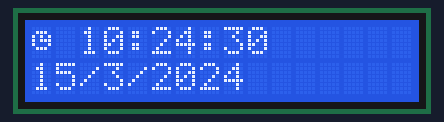
The sketch below on a simulated Arduino Uno, built with avr-gcc and run on an emulated ATmega328P. On the bench: 16×2 character LCD. The local clock reads 2024-03-15 10:24:30 at power-on unless the sketch sets it.

Above: at 0.2 s.
At 4.3 s:
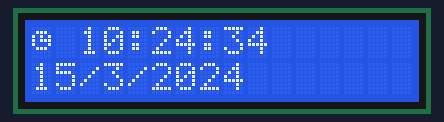
At 9.4 s:
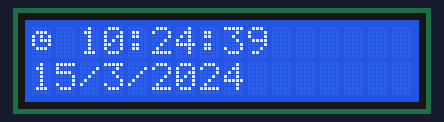
At 18.6 s:
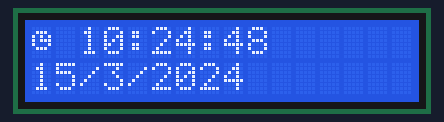
At 27.8 s:
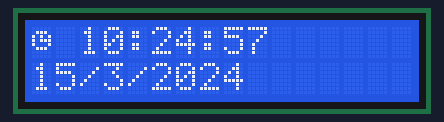
At 38.0 s:
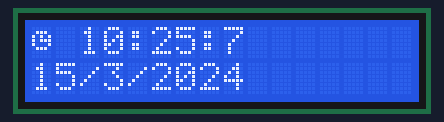

The sketch:

lcdRTC7Jan19.ino
```cpp
//RTC library link: https://github.com/jcw/rtclib
//LCD I2C library link: http://www.dfrobot.com/wiki/index.php/I2C/TWI_LCD1602_Module_(Gadgeteer_Compatible)_(SKU:_DFR0063)

#include <Wire.h>
#include <LiquidCrystal_I2C.h>
#include <RTClib.h>

#if defined(ARDUINO) && ARDUINO >= 100
#define printByte(args)  write(args);
#else
#define printByte(args)  print(args,BYTE);
#endif

uint8_t clock[8] = {0x0,0xe,0x15,0x17,0x11,0xe,0x0};


RTC_DS1307 RTC;
LiquidCrystal_I2C lcd(0x27,16,2);  // set the LCD address to 0x27 for a 16 chars and 2 line display

void setup()
{
  lcd.init();                      // initialize the lcd
  // Print a message to the LCD.
  lcd.backlight();
  lcd.print("Initialising...");
    lcd.createChar(2, clock);
  Wire.begin();
   RTC.begin();

   // following line sets the RTC to the date & time this sketch was compiled
    //RTC.adjust(DateTime(__DATE__, __TIME__));
}

void loop()
{
  lcd.clear();
   DateTime now = RTC.now();
   lcd.printByte(2);
   lcd.print(" ");
  lcd.print(now.hour(), DEC);
    lcd.print(':');
    lcd.print(now.minute(), DEC);
    lcd.print(':');
    lcd.print(now.second(), DEC);
   lcd.setCursor(0, 1);
   lcd.print(now.day(), DEC);
    lcd.print('/');
    lcd.print(now.month(), DEC);
    lcd.print('/');
    lcd.print(now.year(), DEC);
    lcd.print(' ');
  delay(1000);
}
```

Measured:
- what the display in image 1 shows lasts 1.0 s, from 4.2 s to 5.2 s
